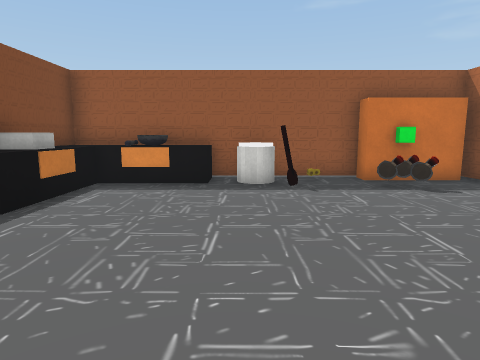
[1] (above)

12 first-person views from a walk through a 3-D level made in the Unity game engine. The camera is 1.2 m above the floor, tilts 8° down and sees 75° across. The floor is counted in squares, 1 m on a side. Each view is taken from the middle of a square. On the plan, view 1 faces up. The plan holds only what a view shows up to about 13 squares ahead; the rest is blank. The player character is not drawn. Some surface patterns are stand-ins.

[2]
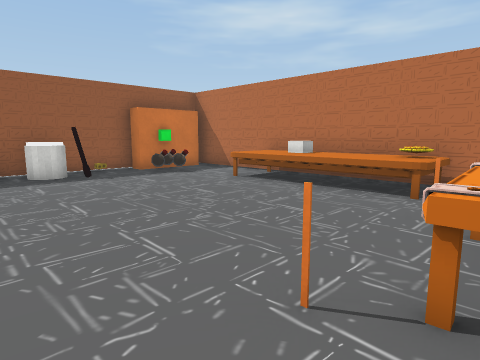

[3]
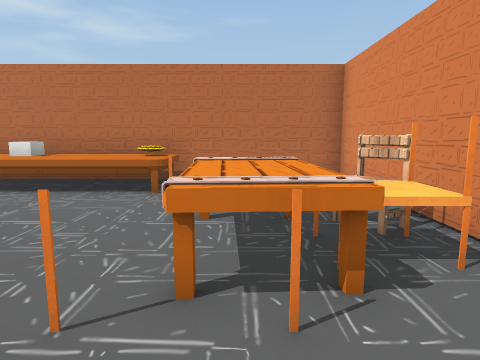

[4]
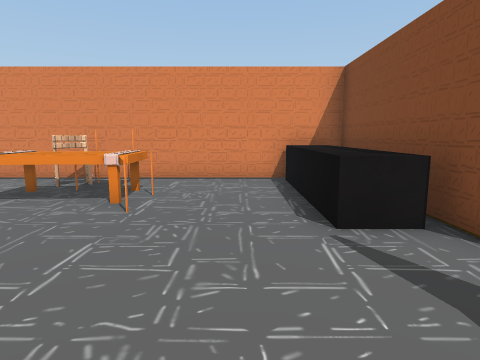

[5]
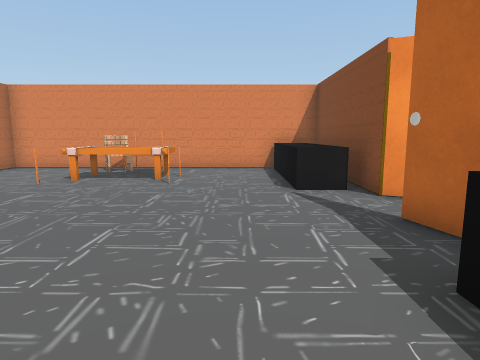

[6]
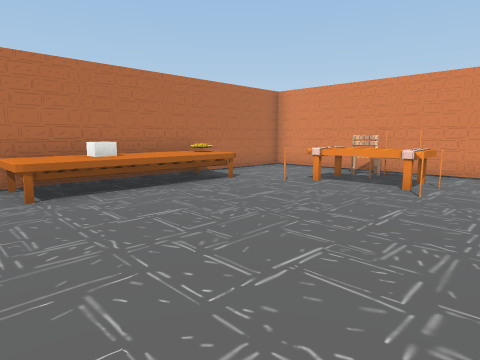

[7]
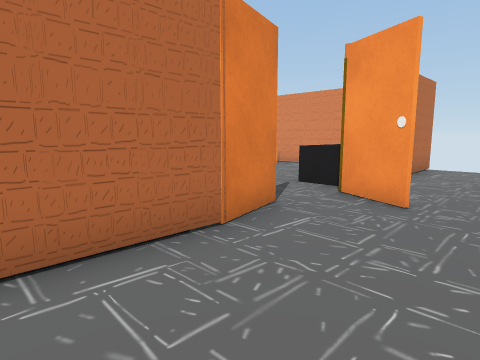

[8]
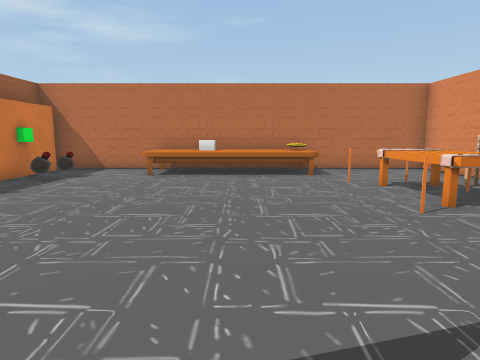

[9]
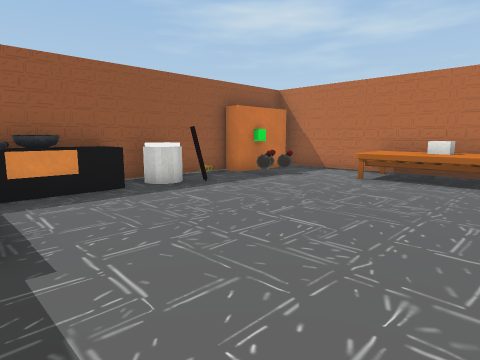

[10]
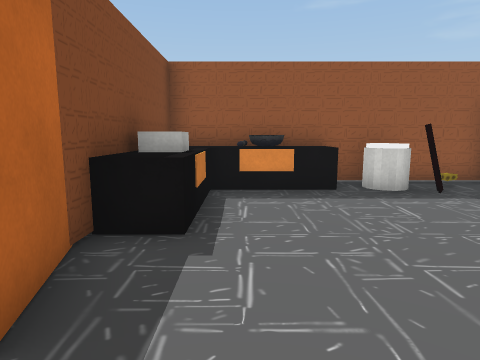

[11]
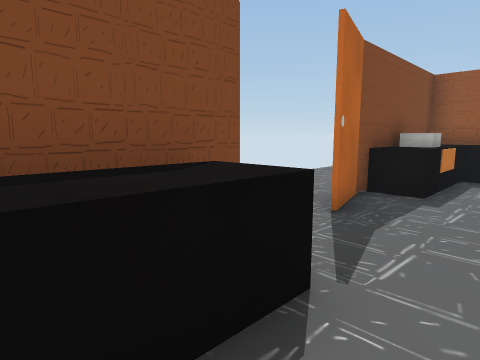

[12]
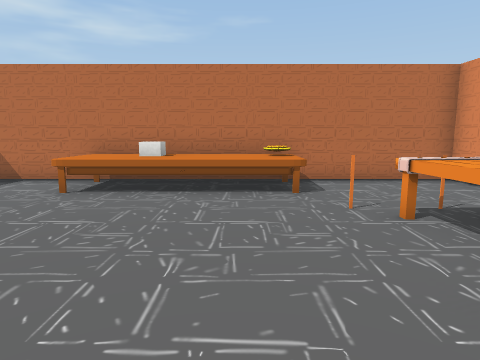

### Floor plan
Key: @ floor where view 1 was taken; # wall or solid block; . floor; ^ raised ledge; O other object.
Columns run from 8 left of view 1 to 7 right of it. Each row starts with its distance up from view 1.
  9    #^^O^########
  8    #^O^^.O..O..#
  7 ...#O.......O..#
  6  ..#O..........#
  5 ...#^........OO#
  4 ...#.........OO#
  3 ...#O........OO#
  2  ............OO#
  1  .O#.........OO#
  0  ..#^...@....OO#
 -1  ..#^^.....O...#
 -2  ..#^^..OOOO...#
 -3  ..#^^..OOO....#
 -4  ..#^^...OOO...#
 -5   .#############
 -6    #

Where each view was taken, in squares from view 1:
view 1: 0 up, 0 right, facing up
view 2: 2 down, 2 left, facing up-right
view 3: 2 down, 2 left, facing right
view 4: 4 up, 2 left, facing down
view 5: 7 up, 2 left, facing down
view 6: 6 up, 2 left, facing down-right
view 7: 7 up, 8 left, facing down-right
view 8: 2 up, 5 left, facing right
view 9: 1 up, 4 left, facing up-right
view 10: 1 up, 3 left, facing up
view 11: 2 down, 2 left, facing up-left
view 12: 1 up, 2 left, facing right
